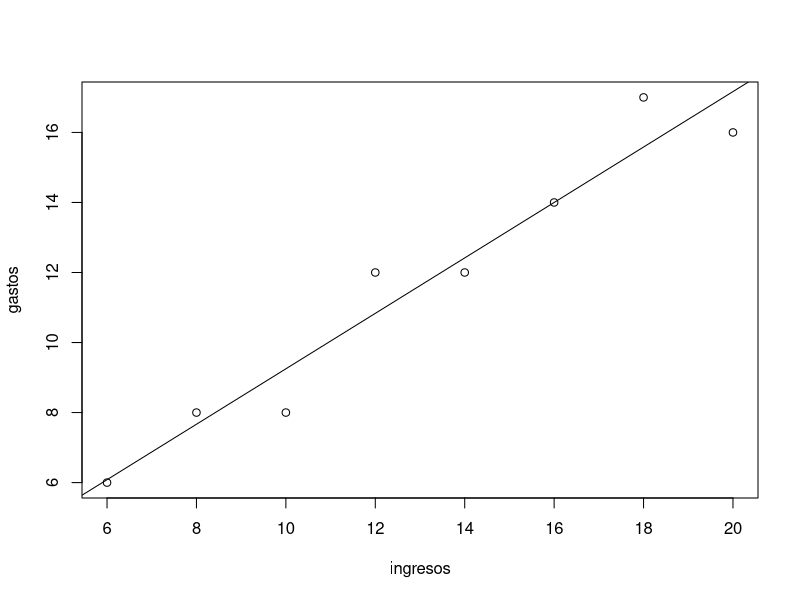

Generate this figure with R:
###
##
#
##LECHUGA HUERTA DAVID ####
###    ""declarando objetos"" 
## Repositorio en GITHUB##
## el codigo se ha revisado por la CGyE ####
##### CADENA DE NUMEROS QUE REPRENTAN LOS 
#####  INGRESOS "X"      Y,       GASTOS  "Y"
ingresos=c(6,8,10,12,14,16,18,20);
gastos=c(6,8,8,12,12,14,17,16);
n<-c(8)   
n            ## 8 familias sus gastos e ingresos
#####
####
####
########   TABLA DE XY 
#####
#####
ingresosyegresos=data.frame(ingresos,gastos)
ingresosyegresos
####
#####
####   suma de x  y su tabla
INGRESOS=data.frame(ingresos)
INGRESOS
sum(ingresos)
########  suma de y,   y su tabla
GASTOS=data.frame(gastos)
GASTOS
sum(GASTOS)
####
#####
######
####  MULTIPLICACION "XY"   ####
####
INGRESOS*GASTOS
View(INGRESOS*GASTOS)
sum(INGRESOS*GASTOS)
####
###   INGRESOS AL CUADRADO   "x^2"
#####
INGRESOS^2
sum(INGRESOS^2)
### 
###### GASTOS AL CUADRADO  "y^2"
####
GASTOS^2
sum(GASTOS^2)
####
####  CREAR NUBE DE PUNTOS
#####   y dibujar la linea de la recta
####    una vez obtenido "y=a+bx"
####
plot(ingresos,gastos)
abline(lm(gastos~ingresos, data=ingresosyegresos))
####
####
##### ENCONTRAR LA ECUACION DE LA REGRESION LINEAL
####
####              ---------  Y=a+bx-------
#####    
##### ----- PRIMERO HAY QUE ENCONTRAR LA PENDIENTE DE "b"-----
######   ----- b=(n(sum(xy))-sum(x)*sum(y))/(n(sum(x^2))-sum(x)^2)  ------
####
####
(n*sum(INGRESOS*GASTOS)-sum(INGRESOS)*sum(GASTOS))/(n*sum(INGRESOS^2)-sum(INGRESOS)^2)
b=(n*sum(INGRESOS*GASTOS)-sum(INGRESOS)*sum(GASTOS))/(n*sum(INGRESOS^2)-sum(INGRESOS)^2)
b
#####
######   ---SEGUNDO ENCONTRAR "a" o valor de la ordenada al origen
#####
####
###### ----- a=(sum(y)/n)-(b*sum(x)/n)
####
####
sum(GASTOS)/n
b*sum(INGRESOS)/n
(sum(GASTOS)/n)-(b*sum(INGRESOS)/n)
a=(sum(GASTOS)/n)-(b*sum(INGRESOS)/n)
a
####
####
####   VERIFICAR VALORES MEDIANTE COMANDO RAPIDO
####
######
lm(gastos~ingresos, data= ingresosyegresos)
###### POR CADA 1000 PESOS QUE INGRESA
######  LAS FAMILIAS EN PROMEDIO GASTARAN 792 PESOS
#########
#########  -----  "y=a+bx"  ------
#####
########    
a
b
a+b*19
####   x= 19 pesos de ingresos
####   El gasto esperado de una familia cuando tiene
####   19 mil pesos de ingresos es de 16mil375 pesos.
#####
####
######
#####  SE HIZO LA ECUACION DE REGRESION LINEAL PARA DIBUJAR LA RECTA.
######  AHORA SE ENCONTRARÁ EL COEFICIENTE DE CORELACIÓN DE PEARSON
#####
#####
##### r= sum(xy)-(sum(x)*sum(y))/(n)/(sqrt((sum(x^2)-(sum(x)^2)/(n)))*(sum(y^2))-(sum(y)^2/(n)))
###
####
sum(INGRESOS*GASTOS)-(sum(INGRESOS)*sum(GASTOS))/(n)
#####
####
sum(INGRESOS^2)-(sum(INGRESOS)^2)/(n)
sum(GASTOS^2)-sum(GASTOS)^2/(n)

(sum(INGRESOS^2)-(sum(INGRESOS)^2)/(n))*(sum(GASTOS^2)-sum(GASTOS)^2/(n))

## aplicar raiz cuadrada
sqrt((sum(INGRESOS^2)-(sum(INGRESOS)^2)/(n))*(sum(GASTOS^2)-sum(GASTOS)^2/(n))
)
### operacion y resultado final
#####
###
#####  
(sum(INGRESOS*GASTOS)-(sum(INGRESOS)*sum(GASTOS))/(n))/sqrt((sum(INGRESOS^2)-(sum(INGRESOS)^2)/(n))*(sum(GASTOS^2)-sum(GASTOS)^2/(n))
)
#### el resultado significa que 
#### se obtuvo una correlacion positiva intensa
#####
